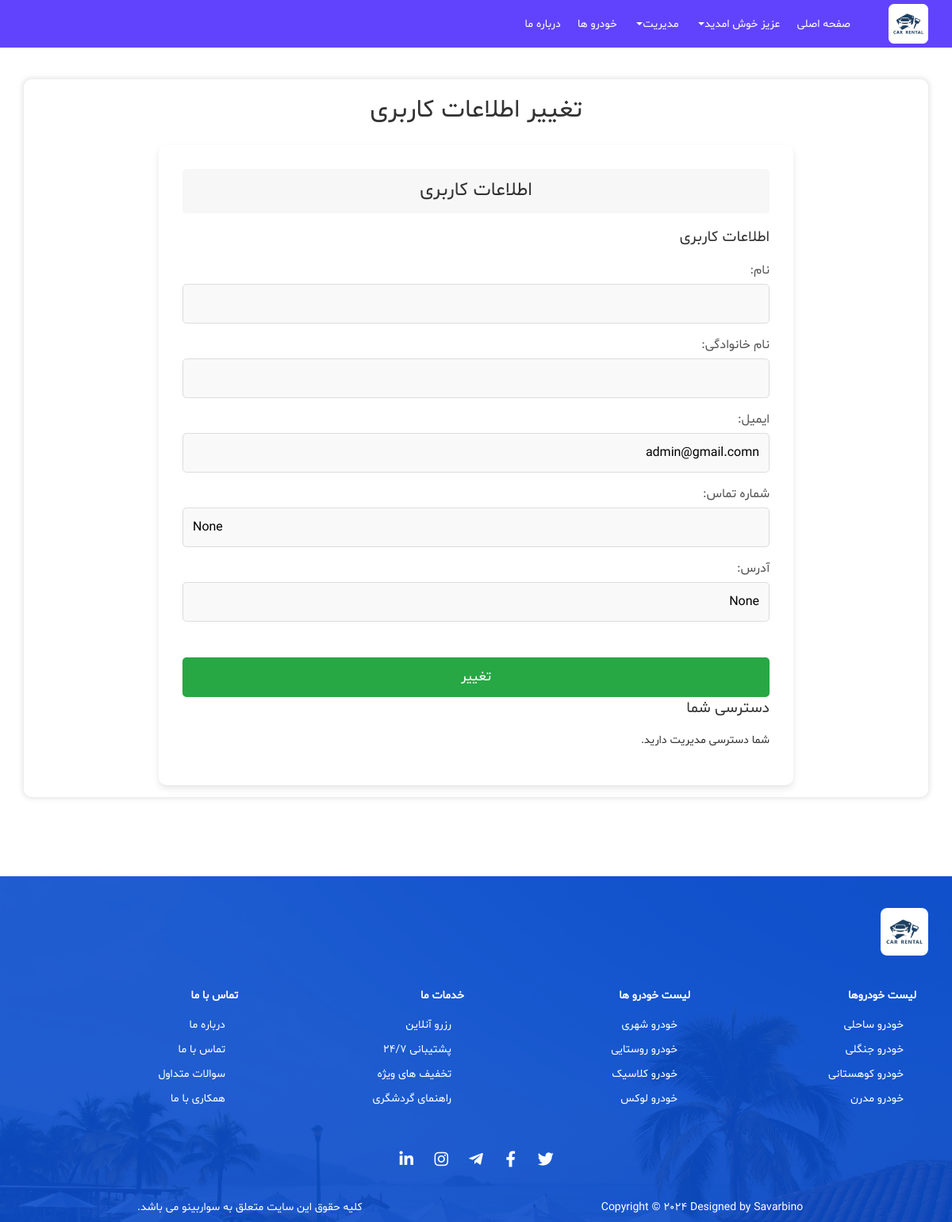
The page /user_info/ (signed in) on the database as committed earlier.
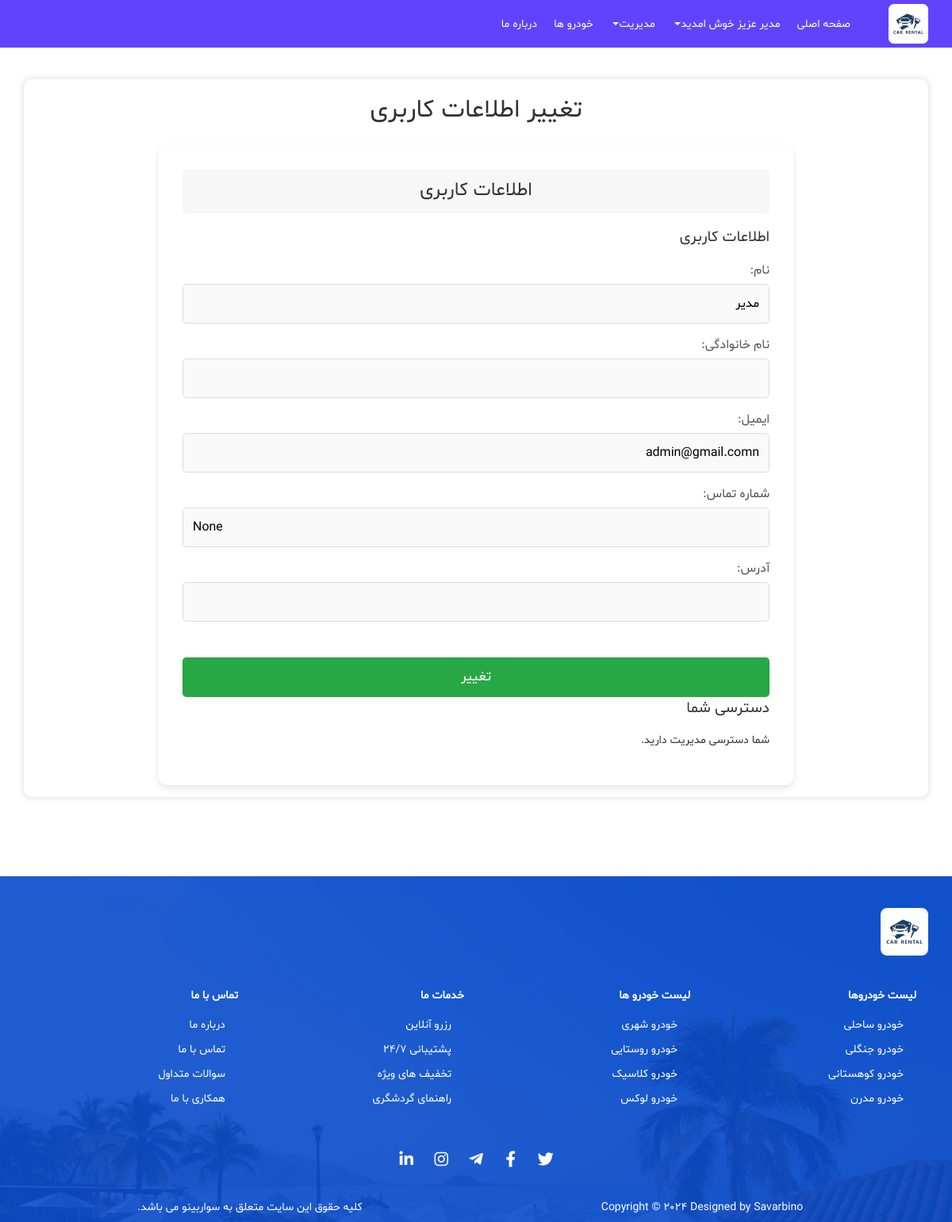
The same page on the database as committed later.
### users/models.py (models this page shows)
class User(AbstractUser):
    ROLES = ((1, 'Admin'), (2, 'Renter'), (3, 'Passenger'))
    role = models.IntegerField(choices=ROLES, default=3)
    phonenumber = models.CharField(max_length=15, blank=True, null=True)
    address = models.TextField(blank=True, null=True)
    role_change_requested = models.BooleanField(default=False)
    is_active = models.BooleanField(default=True)
    objects = UserManager()

### users/views.py (the view)
# urls.py: path('user_info/', views.user_info, name='user_info'),
@login_required
def user_info(request):
    if request.method == 'POST':
        if 'update_profile' in request.POST:
            user_form = UserInfoForm(request.POST, instance=request.user)
            if user_form.is_valid():
                user_form.save()
                messages.success(request, 'اطلاعات کاربری شما با موفقیت تغییر یافت.')
                return redirect('user_info')
        elif 'request_role_change' in request.POST:
            request.user.role_change_requested = True
            request.user.save()
            messages.success(request, 'درخواست میزبانی شما با موفقیت ارسال گردید.')
            return redirect('user_info')
    else:
        user_form = UserInfoForm(instance=request.user)
    return render(request, 'users/user_info.html', {
        'user_form': user_form,
    })

### users/forms.py
class UserInfoForm(forms.ModelForm):
    class Meta:
        model = User
        fields = ['first_name', 'last_name', 'email', 'phonenumber', 'address']
        error_messages = {
            'first_name': {
                'required': 'نام الزامی است.',
                'invalid': 'نام معتبر وارد کنید.',
            },
            'last_name': {
                'required': 'نام خانوادگی الزامی است.',
                'invalid': 'نام خانوادگی معتبر وارد کنید.',
            },
            'email': {
                'required': 'ایمیل الزامی است.',
                'invalid': 'لطفاً یک ایمیل معتبر وارد کنید.',
            },
            'phonenumber': {
                'required': 'شماره تلفن الزامی است.',
                'invalid': 'شماره تلفن معتبر وارد کنید.',
            },
            'address': {
                'required': 'آدرس الزامی است.',
                'invalid': 'آدرس معتبر وارد کنید.',
            },
        }

### templates/users/user_info.html (shortened to what this page needs)
{% extends 'base.html' %}
{% block content %}
<section class="container content content-box">
    <h2 class="page-title">تغییر اطلاعات کاربری</h2>
    <div class="row mtop-2">
        <div class="col-md-10 col-sm-9 content-wrapper">
            <div class="tab-content" id="v-pills-tabContent">
                <div class="tab-pane fade show active" id="v-pills-home" role="tabpanel"
                    aria-labelledby="v-pills-home-tab">
                    <p class="section-header">اطلاعات کاربری</p>
                    <form method="post" class="user-info-form">
                        <fieldset class="form-section">
                            <legend>اطلاعات کاربری</legend>
                            <div class="form-input">
                                <label for="id_first_name" class="form-label">نام:</label>
                                <input class="input-field" type="text" name="first_name" id="id_first_name" value="{{ user_form.first_name.value }}" required>
                            </div>
                            <div class="form-input">
                                <label for="id_last_name" class="form-label">نام خانوادگی:</label>
                                <input class="input-field" type="text" name="last_name" id="id_last_name" value="{{ user_form.last_name.value }}" required>
                            </div>
                            <div class="form-input">
                                <label for="id_email" class="form-label">ایمیل:</label>
                                <input class="input-field" type="email" name="email" id="id_email" value="{{ user_form.email.value }}" required>
                            </div>
                            <div class="form-input">
                                <label for="id_phonenumber" class="form-label">شماره تماس:</label>
                                <input class="input-field" type="tel" name="phonenumber" id="id_phonenumber" value="{{ user_form.phonenumber.value }}" required>
                            </div>
                            <div class="form-input">
                                <label for="id_address" class="form-label">آدرس:</label>
                                <input class="input-field" type="text" name="address" id="id_address" value="{{ user_form.address.value }}" required>
                            </div>
                        </fieldset>
                        <button type="submit" name="update_profile" class="btn-submit">تغییر</button>
                    </form>
                    <fieldset>
                        <legend>دسترسی شما</legend>
                        {% if user.role == 1 %}
                            <p>شما دسترسی مدیریت دارید.</p>
                        {% elif user.role == 2 %}
                            <p>شما دسترسی اجاره دهنده دارید</p>
                        {% elif user.role == 3 %}
                            <p>شما دسترسی مسافر دارید</p>
                        {% endif %}
                    </fieldset>
                </div>
            </div>
        </div>
    </div>
</section>
{% endblock %}

### templates/includes/header.html (shortened to what this page needs)
{% load static %}
<header>
    <nav class="navbar navbar-expand-lg fixed-top p-0 header-nav">
        <div class="container">
            <a class="navbar-brand p-0 m-0" href="#">
                <img src="{% static 'images/logo.png' %}" alt="خودرو">
            </a>
            <div class="collapse navbar-collapse" id="navbarSupportedContent">
                <ul class="navbar-nav">
                    <li class="nav-item">
                        <a class="nav-link active" href="{% url 'home' %}" title="صفحه اصلی">صفحه اصلی</a>
                    </li>
                    {% if user.is_authenticated %}
                        <li class="nav-item dropdown">
                            <a class="nav-link dropdown-toggle d-flex align-items-center" href="#" id="navbarDropdown"
                                role="button" data-toggle="dropdown" aria-haspopup="true" aria-expanded="false"
                                title="خودرو ها">
                                {{ user.first_name }} عزیز خوش امدید
                            </a>
                        </li>
                        {% if user.is_superuser %}
                            <li class="nav-item dropdown">
                                <a class="nav-link dropdown-toggle d-flex align-items-center" href="#" id="navbarDropdown1"
                                    role="button" data-toggle="dropdown" aria-haspopup="true" aria-expanded="false"
                                    >
                                    مدیریت
                                </a>
                            </li>
                        {% endif %}
                    {% endif %}
                    <li class="nav-item">
                        <a class="nav-link" href="{% url 'car:car_list' %}" title="خودرو ها">خودرو ها</a>
                    </li>
                    <li class="nav-item">
                        <a class="nav-link" href="{% url 'about_us' %}" title="درباره ما">درباره ما</a>
                    </li>
                </ul>
            </div>
        </div>
    </nav>
</header>

Rows that differ between the two databases and show on the page:
changed User "admin@gmail.comn": first_name (not shown) → "مدیر"
Other text that changed with them:
form field address: "None" → (not shown)
